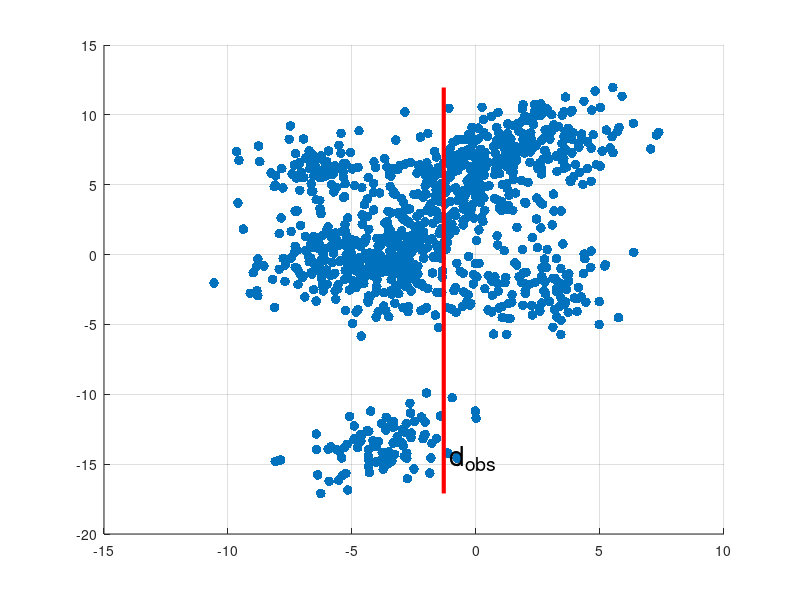

The MATLAB script that drew this image: (Note: this script raises an error after producing the figure.)
% NonParametric.m
% Generates illustration and figures for non-parametric density estimation
% in Chapter 7.2.5
% Author: Lewis Li
% Original Date: Nov 22nd 2016


% Generate some fake data for illustration. On purpose i will use a
% Gaussian Mixture model
num_mixtures = 10;
num_dim = 2;
rng(1); % For reproducibility
mu = zeros(num_mixtures,num_dim);
sigma = zeros(num_dim,num_dim,num_mixtures);

% Populate each Gaussian with random mean and covariance
for i = 1:num_mixtures
    mu(i,:) = randn(num_dim,1)*5;
    A = rand(num_dim);
    A = 0.5*(A+A');
    sigma(:,:,i) = A + num_dim*eye(num_dim);
end

% Uniform mixture weights
p = ones(1,num_mixtures)/num_mixtures;

% Create GM object and sample from it
obj = gmdistribution(mu,sigma,p);
Y = random(obj,1000);
h = Y(:,1);
d = Y(:,2);
x_range = [min(d) max(d)];
y_range = [min(h) max(h)];

hold on;
h1 = scatter(d,h,50,'filled');
dobs = -1.3;
plot([dobs dobs],y_range,'r','LineWidth',3)
text(dobs+0.25,y_range(1)*0.85,'d_{obs}','FontSize',20)

grid on;
ax = gca;
FormatPlot(h1,'d','h','','kde_raw.png');
%%
% generate a Gaussian mixture with distant modes
addpath('../common/kde2d');
addpath('../common/export_fig/');
MIN_XY = [min(d) min(h)];
MAX_XY = [max(d) max(h)];
[bandwidth,density,xcoord,ycoord]=kde2d(Y,512,MIN_XY,MAX_XY);

%%
figure
h2=surf(xcoord,ycoord,density,'LineStyle','none'), view([0,90]);
grid on;
hold on;
plot3([dobs dobs],y_range,[1 1],'r','LineWidth',3)
text(dobs+0.25,y_range(1)*0.85,1,'d_{obs}','FontSize',20)
FormatPlot(h2,'d','h','','kde_2d.png');

%%
[c,cindex] = min(abs(xcoord(1,:)-dobs))
conditional = density(:,cindex);
forecast = ycoord(:,cindex);

Area=trapz(forecast,conditional)
figure;
h3=plot(forecast,conditional./Area,'LineWidth',2);
FormatPlot(h3,'h','f(h|d_{obs})','','kde_conditional.png');